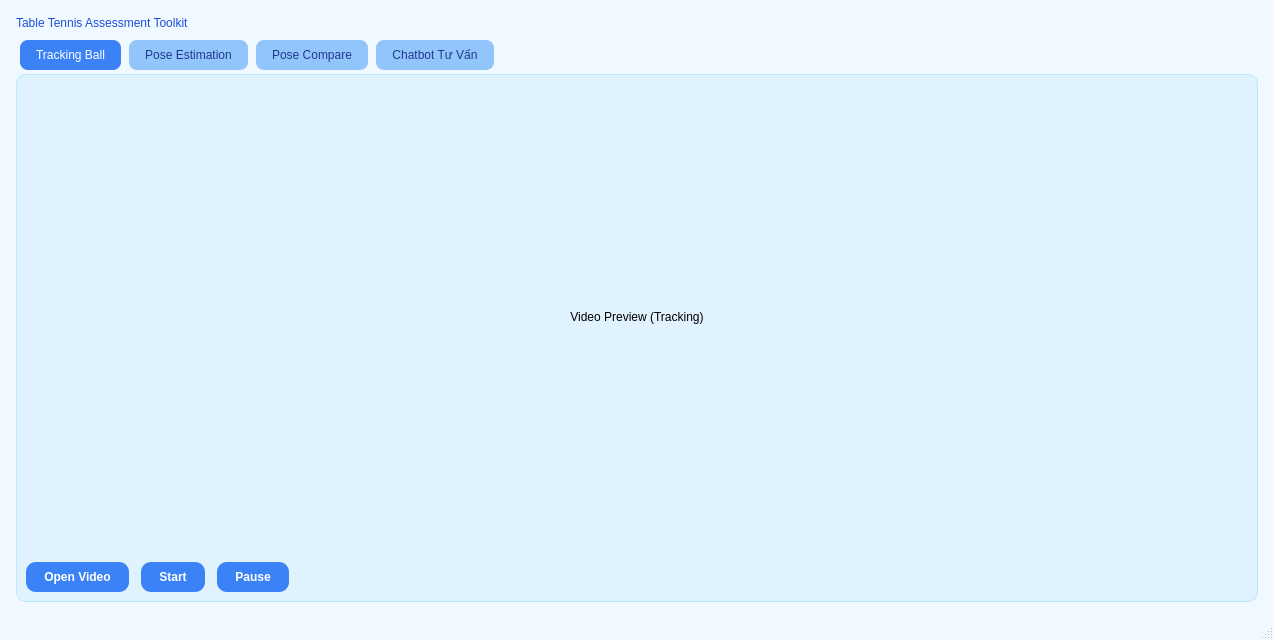
<?xml version="1.0" encoding="UTF-8"?>
<ui version="4.0">
 <class>MainWindow</class>
 <widget class="QMainWindow" name="MainWindow">
  <property name="geometry">
   <rect>
    <x>0</x>
    <y>0</y>
    <width>1272</width>
    <height>640</height>
   </rect>
  </property>
  <property name="windowTitle">
   <string>TTATool - Table Tennis Assessment Toolkit</string>
  </property>
  <property name="styleSheet">
   <string notr="true">/* --- App theme (sáng hơn, xanh nhạt) --- */
QMainWindow { background: #f0f9ff; }
QTabWidget::pane { border: 1px solid #bae6fd; border-radius: 10px; background: #e0f2fe; }
QTabBar::tab { background: #93c5fd; color: #1e3a8a; padding: 8px 16px; margin: 4px; border-radius: 8px; }
QTabBar::tab:selected { background: #3b82f6; color: white; }
QPushButton { background: #3b82f6; color: white; border-radius: 10px; padding: 8px 18px; font-weight: 600; }
QPushButton:hover { background: #2563eb; }
QPushButton:disabled { background: #93c5fd; color: #475569; }
QLabel#titleLabel { color: #1d4ed8; font: 600 18pt &quot;Segoe UI&quot;; }
QLabel.videoBox { background: #f9fafb; color: #334155; border: 2px dashed #93c5fd; border-radius: 14px; }
QTextEdit#outputConsole { background: #111827; color: #f1f5f9; font-family: Consolas, monospace; font-size: 10pt; border-radius: 8px; padding: 8px; }
   </string>
  </property>
  <widget class="QWidget" name="centralwidget">
   <layout class="QVBoxLayout" name="mainLayout" stretch="0,1">
    <property name="leftMargin">
     <number>16</number>
    </property>
    <property name="topMargin">
     <number>16</number>
    </property>
    <property name="rightMargin">
     <number>16</number>
    </property>
    <property name="bottomMargin">
     <number>16</number>
    </property>
    <item>
     <widget class="QLabel" name="titleLabel">
      <property name="text">
       <string>Table Tennis Assessment Toolkit</string>
      </property>
      <property name="alignment">
       <set>Qt::AlignmentFlag::AlignLeading|Qt::AlignmentFlag::AlignLeft|Qt::AlignmentFlag::AlignVCenter</set>
      </property>
     </widget>
    </item>
    <item>
     <widget class="QTabWidget" name="tabWidget">
      <property name="currentIndex">
       <number>0</number>
      </property>
      <widget class="QWidget" name="tabTracking">
       <attribute name="title">
        <string>Tracking Ball</string>
       </attribute>
       <layout class="QVBoxLayout" name="layoutTracking">
        <property name="spacing">
         <number>12</number>
        </property>
        <item>
         <widget class="QLabel" name="videoLabelTracking">
          <property name="minimumSize">
           <size>
            <width>640</width>
            <height>360</height>
           </size>
          </property>
          <property name="styleSheet">
           <string notr="true">/* marker for style */</string>
          </property>
          <property name="frameShape">
           <enum>QFrame::Shape::NoFrame</enum>
          </property>
          <property name="text">
           <string>Video Preview (Tracking)</string>
          </property>
          <property name="alignment">
           <set>Qt::AlignmentFlag::AlignCenter</set>
          </property>
         </widget>
        </item>
        <item>
         <layout class="QHBoxLayout" name="controlsTracking">
          <item>
           <widget class="QPushButton" name="btnOpenTracking">
            <property name="text">
             <string>Open Video</string>
            </property>
           </widget>
          </item>
          <item>
           <widget class="QPushButton" name="btnStartTracking">
            <property name="text">
             <string>Start</string>
            </property>
           </widget>
          </item>
          <item>
           <widget class="QPushButton" name="btnPauseTracking">
            <property name="text">
             <string>Pause</string>
            </property>
           </widget>
          </item>
          <item>
           <spacer name="spacerTracking">
            <property name="orientation">
             <enum>Qt::Orientation::Horizontal</enum>
            </property>
            <property name="sizeHint" stdset="0">
             <size>
              <width>40</width>
              <height>20</height>
             </size>
            </property>
           </spacer>
          </item>
         </layout>
        </item>
       </layout>
      </widget>
      <widget class="QWidget" name="tabPoseEst">
       <attribute name="title">
        <string>Pose Estimation</string>
       </attribute>
       <layout class="QVBoxLayout" name="layoutPoseEst">
        <property name="spacing">
         <number>12</number>
        </property>
        <item>
         <widget class="QLabel" name="videoLabelPose">
          <property name="minimumSize">
           <size>
            <width>640</width>
            <height>360</height>
           </size>
          </property>
          <property name="styleSheet">
           <string notr="true">/* marker for style */</string>
          </property>
          <property name="text">
           <string>Video Preview (Pose)</string>
          </property>
          <property name="alignment">
           <set>Qt::AlignmentFlag::AlignCenter</set>
          </property>
         </widget>
        </item>
        <item>
         <layout class="QHBoxLayout" name="controlsPose">
          <item>
           <widget class="QPushButton" name="btnOpenPose">
            <property name="text">
             <string>Open Video</string>
            </property>
           </widget>
          </item>
          <item>
           <widget class="QPushButton" name="btnStartPose">
            <property name="text">
             <string>Start</string>
            </property>
           </widget>
          </item>
          <item>
           <widget class="QPushButton" name="btnPausePose">
            <property name="text">
             <string>Pause</string>
            </property>
           </widget>
          </item>
          <item>
           <spacer name="spacerPose">
            <property name="orientation">
             <enum>Qt::Orientation::Horizontal</enum>
            </property>
            <property name="sizeHint" stdset="0">
             <size>
              <width>40</width>
              <height>20</height>
             </size>
            </property>
           </spacer>
          </item>
         </layout>
        </item>
       </layout>
      </widget>
      <widget class="QWidget" name="tabPoseCompare">
       <attribute name="title">
        <string>Pose Compare</string>
       </attribute>
       <layout class="QVBoxLayout" name="layoutPoseCompare">
        <item>
         <layout class="QHBoxLayout" name="comparePoseRoot">
          <item>
           <layout class="QHBoxLayout" name="videosRow">
            <item>
             <widget class="QGroupBox" name="groupTeacher">
              <property name="title">
               <string>Reference (Teacher)</string>
              </property>
              <layout class="QVBoxLayout" name="groupTeacherCol">
               <item>
                <widget class="QLabel" name="videoTeacher">
                 <property name="sizePolicy">
                  <sizepolicy hsizetype="Expanding" vsizetype="Expanding">
                   <horstretch>0</horstretch>
                   <verstretch>0</verstretch>
                  </sizepolicy>
                 </property>
                 <property name="minimumSize">
                  <size>
                   <width>460</width>
                   <height>260</height>
                  </size>
                 </property>
                 <property name="frameShape">
                  <enum>QFrame::Shape::StyledPanel</enum>
                 </property>
                 <property name="text">
                  <string>Teacher Video</string>
                 </property>
                 <property name="alignment">
                  <set>Qt::AlignmentFlag::AlignCenter</set>
                 </property>
                </widget>
               </item>
               <item>
                <layout class="QHBoxLayout" name="groupTeacherButtons">
                 <item>
                  <widget class="QPushButton" name="btnPickRef">
                   <property name="text">
                    <string>Select Reference Video…</string>
                   </property>
                  </widget>
                 </item>
                 <item>
                  <widget class="QLabel" name="lblRefPath">
                   <property name="toolTip">
                    <string>Selected reference video file</string>
                   </property>
                   <property name="text">
                    <string>No file selected</string>
                   </property>
                  </widget>
                 </item>
                </layout>
               </item>
              </layout>
             </widget>
            </item>
            <item>
             <widget class="QGroupBox" name="groupStudent">
              <property name="title">
               <string>Target (Student)</string>
              </property>
              <layout class="QVBoxLayout" name="groupStudentCol">
               <item>
                <widget class="QLabel" name="videoStudent">
                 <property name="sizePolicy">
                  <sizepolicy hsizetype="Expanding" vsizetype="Expanding">
                   <horstretch>0</horstretch>
                   <verstretch>0</verstretch>
                  </sizepolicy>
                 </property>
                 <property name="minimumSize">
                  <size>
                   <width>460</width>
                   <height>260</height>
                  </size>
                 </property>
                 <property name="frameShape">
                  <enum>QFrame::Shape::StyledPanel</enum>
                 </property>
                 <property name="text">
                  <string>Student Video</string>
                 </property>
                 <property name="alignment">
                  <set>Qt::AlignmentFlag::AlignCenter</set>
                 </property>
                </widget>
               </item>
               <item>
                <layout class="QHBoxLayout" name="groupStudentButtons">
                 <item>
                  <widget class="QPushButton" name="btnPickStu">
                   <property name="text">
                    <string>Select Target Video…</string>
                   </property>
                  </widget>
                 </item>
                 <item>
                  <widget class="QLabel" name="lblStuPath">
                   <property name="toolTip">
                    <string>Selected target video file</string>
                   </property>
                   <property name="text">
                    <string>No file selected</string>
                   </property>
                  </widget>
                 </item>
                </layout>
               </item>
              </layout>
             </widget>
            </item>
           </layout>
          </item>
          <item>
           <widget class="QFrame" name="panelRight">
            <property name="minimumSize">
             <size>
              <width>240</width>
              <height>0</height>
             </size>
            </property>
            <property name="frameShape">
             <enum>QFrame::Shape::StyledPanel</enum>
            </property>
            <layout class="QVBoxLayout" name="rightCol">
             <item>
              <widget class="QGroupBox" name="groupScore">
               <property name="title">
                <string>Score</string>
               </property>
               <layout class="QVBoxLayout" name="scoreCol">
                <item>
                 <widget class="QLCDNumber" name="lcdScore">
                  <property name="digitCount">
                   <number>4</number>
                  </property>
                  <property name="segmentStyle">
                   <enum>QLCDNumber::SegmentStyle::Flat</enum>
                  </property>
                 </widget>
                </item>
                <item>
                 <widget class="QLabel" name="lblScoreHint">
                  <property name="text">
                   <string>Higher is better</string>
                  </property>
                  <property name="alignment">
                   <set>Qt::AlignmentFlag::AlignCenter</set>
                  </property>
                 </widget>
                </item>
               </layout>
              </widget>
             </item>
             <item>
              <widget class="QGroupBox" name="groupErrors">
               <property name="title">
                <string>Error List</string>
               </property>
               <layout class="QVBoxLayout" name="errorsCol">
                <item>
                 <widget class="QListWidget" name="listErrors"/>
                </item>
               </layout>
              </widget>
             </item>
             <item>
              <widget class="QGroupBox" name="groupAction">
               <property name="title">
                <string>Action Type</string>
               </property>
               <layout class="QVBoxLayout" name="actionCol">
                <item>
                 <widget class="QComboBox" name="comboAction">
                  <property name="toolTip">
                   <string>Select the type of action to analyze</string>
                  </property>
                 </widget>
                </item>
               </layout>
              </widget>
             </item>
             <item>
              <layout class="QHBoxLayout" name="actionsRow">
               <item>
                <widget class="QPushButton" name="btnRunCompare">
                 <property name="text">
                  <string>Start Analysis</string>
                 </property>
                </widget>
               </item>
              </layout>
             </item>
            </layout>
           </widget>
          </item>
         </layout>
        </item>
       </layout>
      </widget>
      <widget class="QWidget" name="tabChatbot">
       <attribute name="title">
        <string>Chatbot Tư Vấn</string>
       </attribute>
       <layout class="QVBoxLayout" name="layoutChatbot">
        <property name="spacing">
         <number>12</number>
        </property>
        <item>
         <widget class="QTextEdit" name="chatDisplay">
          <property name="readOnly">
           <bool>true</bool>
          </property>
          <property name="placeholderText">
           <string>Chào mừng bạn đến với chatbot tư vấn về nội dung và giáo trình môn bóng bàn. Hãy đặt câu hỏi của bạn ở bên dưới.</string>
          </property>
         </widget>
        </item>
        <item>
         <layout class="QHBoxLayout" name="chatInputLayout">
          <item>
           <widget class="QTextEdit" name="chatInput">
            <property name="maximumHeight">
             <number>80</number>
            </property>
            <property name="placeholderText">
             <string>Nhập câu hỏi của bạn về nội dung hoặc giáo trình môn bóng bàn...</string>
            </property>
           </widget>
          </item>
          <item>
           <widget class="QPushButton" name="btnSendChat">
            <property name="text">
             <string>Gửi</string>
            </property>
            <property name="minimumSize">
             <size>
              <width>80</width>
              <height>0</height>
             </size>
            </property>
           </widget>
          </item>
         </layout>
        </item>
       </layout>
      </widget>
     </widget>
    </item>
   </layout>
  </widget>
  <widget class="QStatusBar" name="statusbar"/>
 </widget>
 <resources/>
 <connections/>
</ui>
